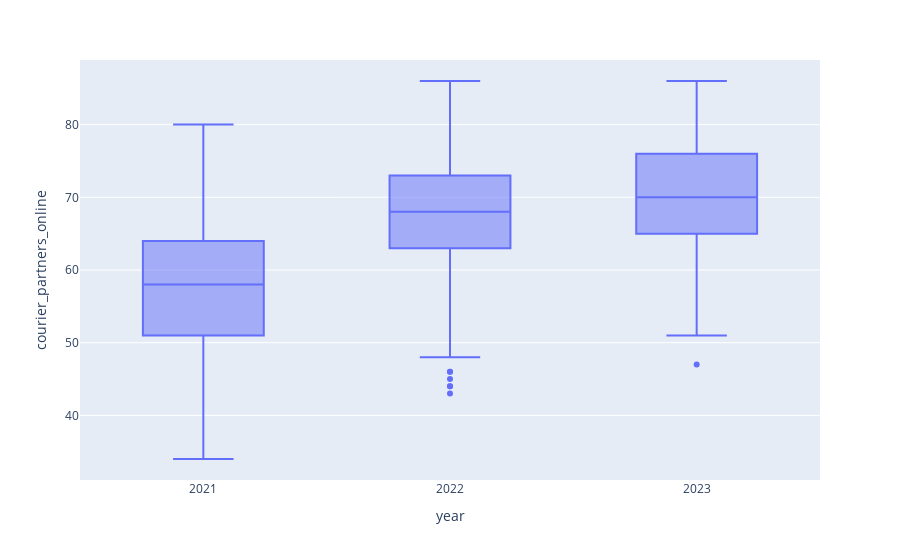

Notebook source saved alongside this figure:
### Code cell
import plotly.express as px
fig = px.box(df_couriers, x="year", y="courier_partners_online")
fig.show()
#Using plotly library we can clearly median and quartiles

### Figure 1 — Plotly figure (JSON) as saved in the notebook; plotly's stock layout.template omitted (floating-point values rounded to 4 significant figures; data arrays with more than 128 entries replaced by an {"elided": "..."} marker saying what was removed)
{"data": [{"alignmentgroup": "True", "hovertemplate": "year=%{x}<br>courier_partners_online=%{y}<extra></extra>", "legendgroup": "", "marker": {"color": "#636efa"}, "name": "", "notched": false, "offsetgroup": "", "orientation": "v", "showlegend": false, "type": "box", "x": {"elided": "756 int values"}, "x0": " ", "xaxis": "x", "y": {"elided": "756 int values"}, "y0": " ", "yaxis": "y"}], "layout": {"boxmode": "group", "legend": {"tracegroupgap": 0}, "margin": {"t": 60}, "xaxis": {"anchor": "y", "domain": [0, 1], "title": {"text": "year"}}, "yaxis": {"anchor": "x", "domain": [0, 1], "title": {"text": "courier_partners_online"}}}}
